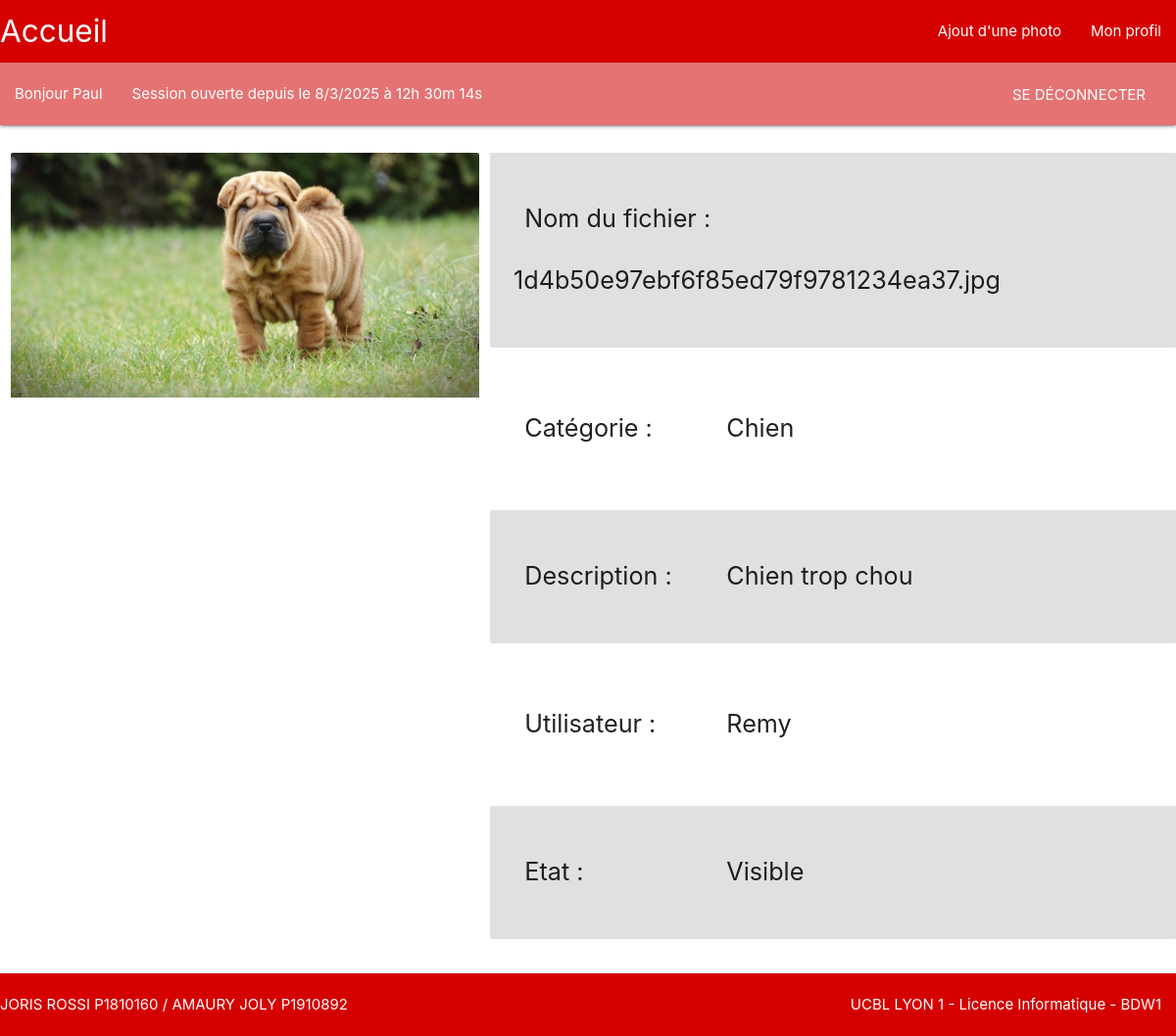
Screenshot of /?page=detail_photo&photo=1d4b50e97ebf6f85ed79f9781234ea37.jpg (signed in) with the database file from the repository.
### tables this page shows
CREATE TABLE `photo` (
  `photoID` int(11) NOT NULL,
  `nomFich` varchar(50) DEFAULT NULL,
  `description` varchar(250) DEFAULT NULL,
  `catID` int(11) DEFAULT NULL,
  `userID` int(11) DEFAULT NULL,
  `is_cacher` tinyint(1) DEFAULT 0
);

CREATE TABLE `categorie` (
  `cat_id` int(11) NOT NULL,
  `nomCat` varchar(50) DEFAULT NULL
);

CREATE TABLE `utilisateur` (
  `utilisateurID` int(11) NOT NULL,
  `pseudo` varchar(50) DEFAULT NULL,
  `hash_mdp` varchar(50) DEFAULT NULL,
  `is_admin` tinyint(1) DEFAULT 0
);

### index.php (called while the page is built, shortened)
<?php
if (isset($_GET['page'])) {
    $page = htmlspecialchars($_GET['page']);
} else
    $page = 'accueil';
require_once(PATH_CONTROLLERS . $page . '.php');

### models/m_photo.php (called while the page is built, shortened)
<?php
function getPhoto($link, $nomPhoto) {
    $sql = "select  nomFich, pseudo, nomCat, description, is_cacher from photo
                join utilisateur u on photo.userID = u.utilisateurID
                join categorie c on photo.catID = c.cat_id
                where nomFich like '$nomPhoto';";
    $rslt = executeQuery($link, $sql);
    $arr_rslt = array();
    $res = mysqli_fetch_assoc($rslt);
    $arr_rslt['nomFich'] = $res['nomFich'];
    $arr_rslt['categorie'] = $res['nomCat'];
    $arr_rslt['utilisateur'] = $res['pseudo'];
    $arr_rslt['description'] = $res['description'];
    if($res['is_cacher'] == 0)
        $arr_rslt['cache'] = 'Visible';
    else
        $arr_rslt['cache'] = 'Caché';
    return $arr_rslt;
}

### models/m_bd.php (called while the page is built, shortened)
<?php
function executeQuery($link, $query)
{
    $resultat = mysqli_query($link, $query);
    if(!(is_bool($resultat)) && mysqli_num_rows($resultat) != 0)
        return $resultat;
    else
        return false;
}
?>

### views/v_detail_photo.php (the view, shortened to what this page needs)
<div class="row">
    <div class="col s5">
        <div class="card z-depth-0">
            <div class="card-image">
                <img class="responsive-img" src="<?php echo  PATH_IMAGES . $photo['nomFich'] ?>">
            </div>
        </div>
    </div>
    <div class="col s7">
        <div class="row card-panel z-depth-0 grey lighten-2">
            <div class="col s4">
                <p class="flow-text">Nom du fichier : </p>
            </div>
            <div class="">
                <p class="flow-text"><?php echo $photo['nomFich'] ?></p>
            </div>
        </div>
        <div class="row card-panel z-depth-0 ">
            <div class="col s4">
                <p class="flow-text">Catégorie : </p>
            </div>
            <div class="">
                <p class="flow-text"><?php echo $photo['categorie'] ?></p>
            </div>
        </div>
        <div class="row card-panel z-depth-0 grey lighten-2"">
            <div class="col s4">
                <p class="flow-text">Description : </p>
            </div>
            <div class="">
                <p class="flow-text"><?php echo $photo['description'] ?></p>
            </div>
        </div>
        <div class="row card-panel z-depth-0 ">
            <div class="col s4">
                <p class="flow-text">Utilisateur : </p>
            </div>
            <div class="">
                <p class="flow-text"><?php echo $photo['utilisateur'] ?></p>
            </div>
        </div>
        <div class="row card-panel z-depth-0 grey lighten-2"">
            <div class="col s4">
                <p class="flow-text">Etat : </p>
            </div>
            <div class="">
                <p class="flow-text"><?php echo $photo['cache'] ?></p>
            </div>
        </div>
    </div>
</div>

### rows the page displays
photo: nomFich (picture), nomFich "1d4b50e97ebf6f85ed79f9781234ea37.jpg", catID.nomCat "Chien", description "Chien trop chou", userID.pseudo "Remy"

### other values shown
$_SESSION['pseudo'] "Paul"
$timer_day "8"
$timer_month "3"
$timer_year "2025"
$timer_hour "12"
$timer_min "30"
$timer_sec "14"
$photo['cache'] "Visible"
AUTEUR "JORIS ROSSI P1810160 / AMAURY JOLY P1910892"
ORGANISATION "UCBL LYON 1 - Licence Informatique - BDW1"
